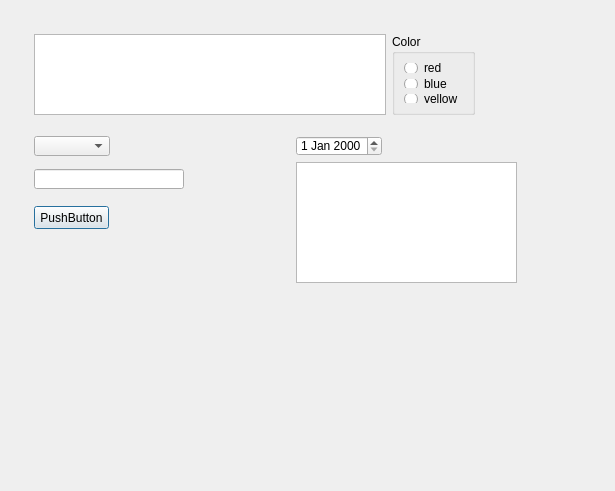
<?xml version="1.0" encoding="UTF-8"?>
<ui version="4.0">
 <class>Dialog</class>
 <widget class="QDialog" name="Dialog">
  <property name="geometry">
   <rect>
    <x>0</x>
    <y>0</y>
    <width>615</width>
    <height>491</height>
   </rect>
  </property>
  <property name="windowTitle">
   <string>Dialog</string>
  </property>
  <widget class="QComboBox" name="comboBox">
   <property name="geometry">
    <rect>
     <x>34</x>
     <y>136</y>
     <width>76</width>
     <height>20</height>
    </rect>
   </property>
  </widget>
  <widget class="QDateEdit" name="dateEdit">
   <property name="geometry">
    <rect>
     <x>296</x>
     <y>136</y>
     <width>86</width>
     <height>20</height>
    </rect>
   </property>
  </widget>
  <widget class="QPushButton" name="btn">
   <property name="geometry">
    <rect>
     <x>34</x>
     <y>206</y>
     <width>75</width>
     <height>23</height>
    </rect>
   </property>
   <property name="text">
    <string>PushButton</string>
   </property>
  </widget>
  <widget class="QTableWidget" name="tableWidget">
   <property name="geometry">
    <rect>
     <x>296</x>
     <y>162</y>
     <width>221</width>
     <height>121</height>
    </rect>
   </property>
  </widget>
  <widget class="QLineEdit" name="lineEdit">
   <property name="geometry">
    <rect>
     <x>34</x>
     <y>169</y>
     <width>150</width>
     <height>20</height>
    </rect>
   </property>
  </widget>
  <widget class="QWidget" name="">
   <property name="geometry">
    <rect>
     <x>34</x>
     <y>34</y>
     <width>441</width>
     <height>81</height>
    </rect>
   </property>
   <layout class="QHBoxLayout" name="horizontalLayout">
    <item>
     <widget class="QListWidget" name="listWidget"/>
    </item>
    <item>
     <widget class="QGroupBox" name="groupBox_2">
      <property name="title">
       <string>Color</string>
      </property>
      <layout class="QGridLayout" name="gridLayout">
       <item row="0" column="0">
        <layout class="QVBoxLayout" name="verticalLayout">
         <item>
          <widget class="QRadioButton" name="rbRed">
           <property name="text">
            <string>&amp;red</string>
           </property>
          </widget>
         </item>
         <item>
          <widget class="QRadioButton" name="rbBlue">
           <property name="text">
            <string>&amp;blue</string>
           </property>
          </widget>
         </item>
         <item>
          <widget class="QRadioButton" name="rbYellow">
           <property name="text">
            <string>&amp;yellow</string>
           </property>
          </widget>
         </item>
        </layout>
       </item>
      </layout>
     </widget>
    </item>
   </layout>
  </widget>
 </widget>
 <resources/>
 <connections/>
</ui>
